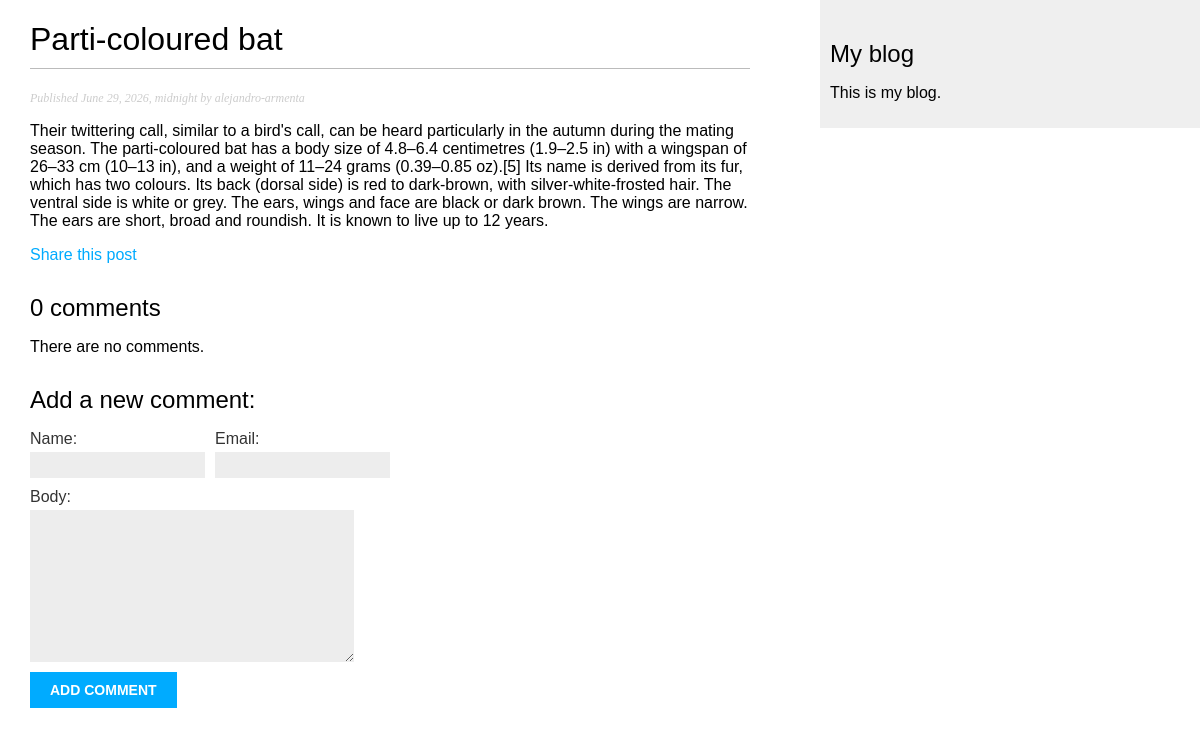
Screenshot of /blog/2026/6/29/parti-coloured-bat/ with the database file from the repository.
### blog/models.py (models this page shows, shortened)
class Post(models.Model):
    class Status(models.TextChoices):
        DRAFT = "DF", "Draft"
        PUBLISHED = "PB", "Published"
    title = models.CharField(max_length=250)
    slug = models.SlugField(max_length=250, unique_for_date="publish")
    author = models.ForeignKey(
        settings.AUTH_USER_MODEL, on_delete=models.CASCADE, related_name="blog_posts"
    )
    body = models.TextField()
    publish = models.DateTimeField(default=timezone.now)
    created = models.DateTimeField(auto_now_add=True)
    updated = models.DateTimeField(auto_now=True)
    status = models.CharField(max_length=2, choices=Status, default=Status.DRAFT)
    objects = models.Manager()
    published = PublishedManager()
    tags = TaggableManager()
    class Meta:
        ordering = ["-publish"]
        indexes = [models.Index(fields=["-publish"])]

### blog/views.py (the view)
def post_detail(request, year, month, day, post):
    post = get_object_or_404(
        Post,
        status=Post.Status.PUBLISHED,
        publish__year=year,
        publish__month=month,
        publish__day=day,
        slug=post,
    )
    comments = post.comments.filter(active=True)
    form = CommentForm()
    return render(
        request,
        "blog/post/detail.html",
        {"post": post, "comments": comments, "form": form},
    )

### blog/forms.py
class CommentForm(forms.ModelForm):
    bound_field_class = CommentBoundField
    class Meta:
        model = Comment
        fields = ["name", "email", "body"]

### blog/templates/blog/post/detail.html (shortened to what this page needs)
{% extends "blog/base.html" %}
{% block content %}
    <h1>{{ post.title }}</h1>
    <p class="date">
        Published {{ post.publish }} by {{ post.author }}
    </p>
    {{ post.body|linebreaks }}
    <p>
        <a href="{% url 'blog:post_share' post.id %}">
            Share this post
        </a>
    </p>
    {% with comments.count as total_comments %}
        <h2>
            {{ total_comments }} comment{{ total_comments|pluralize }}
        </h2>
    {% endwith %}
    {% for comment in comments %}
        <div class="comment">
            <p class="info">
                Comment {{ forloop.counter }} by {{ comment.name }}
                {{ comment.created }}
            </p>
            {{ comment.body|linebreaks }}
        </div>
    {% empty %}
        <p>There are no comments.</p>
    {% endfor %}
    {% include 'blog/post/includes/comment_form.html' %}
{% endblock %}

### blog/static/css/blog.css (style rules this page uses)
body { margin:0; padding:0; font-family:helvetica, sans-serif; }
a { color:#00abff; text-decoration:none; }
h1 { font-weight:normal; border-bottom:1px solid #bbb; padding:0 0 10px 0; }
h2 { font-weight:normal; margin:30px 0 0; }
p.date { color:#ccc; font-family: georgia, serif; font-size: 12px; font-style: italic; }
label { float:left; clear:both; color:#333; margin-bottom:4px; }
input, textarea { clear:both; float:left; margin:0 0 10px; background:#ededed; border:0; padding:6px 10px; font-size:12px; }

### rows the page displays
Post: title "Parti-coloured bat", publish "June 29, 2026, midnight", author "alejandro-armenta", body "Their twittering call, similar to a bird's call, can be heard particularly in the autumn during the mating season. The parti-coloured bat has a body size of 4.8–6.4 centimetres (1.9–2.5 in) with a wingspan of 26–33 cm (10–13 in), and a weight of 11–24 grams (0.39–0.85 oz).[5] Its name is derived from its fur, which has two colours. Its back (dorsal side) is red to dark-brown, with silver-white-frosted hair. The ventral side is white or grey. The ears, wings and face are black or dark brown. The wings are narrow. The ears are short, broad and roundish. It is known to live up to 12 years."

### other values shown
{{ total_comments }} "0"
